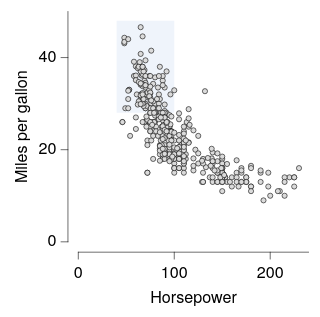

Here is the Vega-Lite specification saved for this chart:
### Vega-Lite specification from a JSON file in a GitHub repository (floating-point values rounded to 4 significant figures; data arrays with more than 128 entries replaced by an {"elided": "..."} marker saying what was removed)
{"background": null, "config": {"arc": {"fill": "#DBDBDB", "fillOpacity": 1.0, "innerRadius": 25.0, "padAngle": 0.03, "stroke": "black", "strokeOpacity": 1, "strokeWidth": 0.25}, "area": {"fill": "#DBDBDB", "fillOpacity": 1.0, "stroke": "black", "strokeOpacity": 1, "strokeWidth": 0.25}, "axis": {"domain": true, "domainCap": "round", "domainColor": "black", "domainWidth": 0.25, "grid": false, "gridCap": "round", "gridColor": "#F1F1F1", "gridDash": [0, 0], "gridOpacity": 1.0, "gridWidth": 0.25, "labelColor": "black", "labelFont": "Helvetica Neue", "labelFontSize": 7, "labelFontStyle": "normal", "labelFontWeight": 400, "offset": 4.5, "ticks": true, "tickCap": "round", "tickColor": "black", "tickRound": false, "tickSize": 3, "tickWidth": 0.25, "titleColor": "black", "titleFont": "Helvetica Neue", "titleFontSize": 7, "titleFontStyle": "normal", "titleFontWeight": 400}, "axisX": {"domain": true, "labelAlign": "center", "labelAngle": 0, "labels": true, "ticks": true, "translate": 0}, "axisY": {"domain": true, "labelAlign": "right", "labelAngle": 0, "labels": true, "ticks": true, "translate": 0}, "axisRight": {"domain": true, "labelAlign": "left", "labelAngle": 0, "labels": true, "ticks": true, "translate": 0}, "axisTop": {"domain": true, "labelAlign": "center", "labelAngle": 0, "labels": true, "ticks": true, "translate": 0}, "axisBand": {"tickOffset": 0}, "bar": {"fill": "#DBDBDB", "fillOpacity": 1.0, "stroke": "black", "strokeOpacity": 1, "strokeWidth": 0.25}, "boxplot": {"size": 9.0, "ticks": {"cornerRadius": 0.25, "fill": "black", "size": 4.5, "thickness": 0.25}, "box": {"fillOpacity": 1.0, "stroke": "black", "strokeOpacity": 1, "strokeWidth": 0.25}, "median": {"fill": "black", "fillOpacity": 1.0, "size": 9.0, "thickness": 0.25}, "rule": {"fill": "black", "fillOpacity": 1.0, "size": 10.0, "stroke": "black", "strokeDash": [0, 0], "strokeOpacity": 1, "strokeWidth": 0.25}, "outliers": {"color": "black", "fill": "black", "fillOpacity": 1.0, "size": 0, "stroke": "black", "strokeOpacity": 1, "strokeWidth": 0.25}}, "circle": {"fill": "black", "fillOpacity": 1.0, "size": 0.5, "stroke": null, "strokeOpacity": 1, "strokeWidth": 0.25}, "errorband": {"band": {"fillOpacity": 0.6, "stroke": null, "strokeWidth": 0.25, "strokeOpacity": 1}, "borders": {"opacity": 0, "strokeOpacity": 0.25, "strokeWidth": 1}}, "errorbar": {"opacity": 1, "rule": {"strokeDash": [0, 0], "strokeWidth": 0.25}, "ticks": {"color": "black", "cornerRadius": 0.125, "opacity": 1, "size": 6.0, "thickness": 0.25}, "thickness": 0.25}, "font": "Helvetica Neue", "geoshape": {"fill": "#DBDBDB", "fillOpacity": 1.0, "stroke": "black", "strokeOpacity": 1, "strokeWidth": 0.25}, "header": {"labelColor": "black", "labelFont": "Helvetica Neue", "labelFontSize": 7, "labelFontStyle": "normal", "labelFontWeight": 400, "titleColor": "black", "titleFont": "Helvetica Neue", "titleFontSize": 7, "titleFontStyle": "normal", "titleFontWeight": 400, "titlePadding": 0}, "legend": {"disable": false, "offset": 4.5, "gradientLength": 50.0, "gradientThickness": 5.0, "gradientOpacity": 1.0, "gradientStrokeColor": "black", "gradientStrokeWidth": 0.25, "labelColor": "black", "labelFont": "Helvetica Neue", "labelFontSize": 7, "labelFontStyle": "normal", "labelFontWeight": 400, "strokeColor": "black", "strokeWidth": 0, "symbolSize": 42, "symbolStrokeColor": "black", "symbolStrokeWidth": 0.25, "titleColor": "black", "titleFont": "Helvetica Neue", "titleFontSize": 7, "titleFontStyle": "normal", "titleFontWeight": 400}, "line": {"color": "black", "stroke": "black", "strokeCap": "round", "strokeDash": [0, 0], "strokeOpacity": 1, "strokeWidth": 0.375}, "point": {"filled": true, "fill": "#DBDBDB", "fillOpacity": 1.0, "size": 5.0, "stroke": "black", "strokeOpacity": 1, "strokeWidth": 0.25}, "range": {"category": ["#C6D9F1", "#F1C9CB", "#FEF0B9", "#CEE37A", "#7AA8E0", "#E589A3", "#FDDD5D", "#68B961", "#4177B1", "#C35082", "#E5C227", "#438156"], "diverging": {"scheme": ["#C35082", "#CE6D94", "#D989A7", "#E2A4BA", "#EABFCE", "#F1DBE2", "#F6F6F6", "#D7E0EB", "#B9CBE0", "#9BB6D5", "#7DA1C9", "#5F8CBD", "#4177B1"]}, "heatmap": {"scheme": ["#DFE9F7", "#C6D9F1", "#ADC8EC", "#94B8E6", "#7AA8E0", "#6097DA", "#4D87CA", "#4177B1", "#386898", "#2F597F", "#264A69", "#1D3A58"]}, "ordinal": {"scheme": ["#F1F1F1", "#DBDBDB", "#C6C6C6", "#B2B2B2", "#9D9D9D", "#898989", "#767676", "#636363", "#515151", "#404040", "#2F2F2F", "#1F1F1F"]}, "ramp": {"scheme": ["#DFE9F7", "#C6D9F1", "#ADC8EC", "#94B8E6", "#7AA8E0", "#6097DA", "#4D87CA", "#4177B1", "#386898", "#2F597F", "#264A69", "#1D3A58"]}}, "rule": {"color": "black", "stroke": "black", "strokeCap": "round", "strokeDash": [2, 2], "strokeOpacity": 1, "strokeWidth": 0.25}, "scale": {"bandPaddingInner": 0.1, "bandPaddingOuter": 0.1, "round": false}, "rect": {"fill": "#DBDBDB", "fillOpacity": 1.0, "stroke": "black", "strokeOpacity": 1, "strokeWidth": 0.25}, "square": {"fill": "#DBDBDB", "fillOpacity": 1.0, "size": 10.0, "stroke": "black", "strokeOpacity": 1, "strokeWidth": 0.25}, "text": {"color": "black", "font": "Helvetica Neue", "fontSize": 7, "fontStyle": "normal", "fontWeight": 400}, "title": {"anchor": "middle", "frame": "group", "color": "black", "font": "Helvetica Neue", "fontSize": 7, "fontStyle": "normal", "fontWeight": 400, "subtitleColor": "black", "subtitleFont": "Helvetica Neue", "subtitleFontSize": "Helvetica Neue", "subtitleFontStyle": "normal", "subtitleFontWeight": 400}, "view": {"continuousWidth": 100, "continuousHeight": 100, "discreteWidth": 100, "discreteHeight": 100, "fill": null, "stroke": null, "strokeWidth": 0.25}}, "layer": [{"mark": {"type": "rect", "color": "#DFE9F7", "opacity": 0.5, "stroke": null, "strokeOpacity": 0, "strokeWidth": 0}, "encoding": {"x": {"datum": 40.0}, "x2": {"datum": 100.0}, "y": {"datum": 28.0}, "y2": {"datum": 48.0}}}, {"data": {"name": "data-7285c4e2e195e5a75737a34913199f5f"}, "mark": {"type": "point"}, "encoding": {"x": {"field": "Horsepower", "type": "quantitative"}, "y": {"field": "Miles_per_Gallon", "title": "Miles per gallon", "type": "quantitative"}}}], "data": {"name": "data-f649f9d1c293ec8042ca0358e3477a5a"}, "$schema": "https://vega.github.io/schema/vega-lite/v6.4.1.json", "datasets": {"data-f649f9d1c293ec8042ca0358e3477a5a": [{"__dummy": 0, "__dysonsphere__": 1}], "data-7285c4e2e195e5a75737a34913199f5f": {"elided": "392 records"}}}
